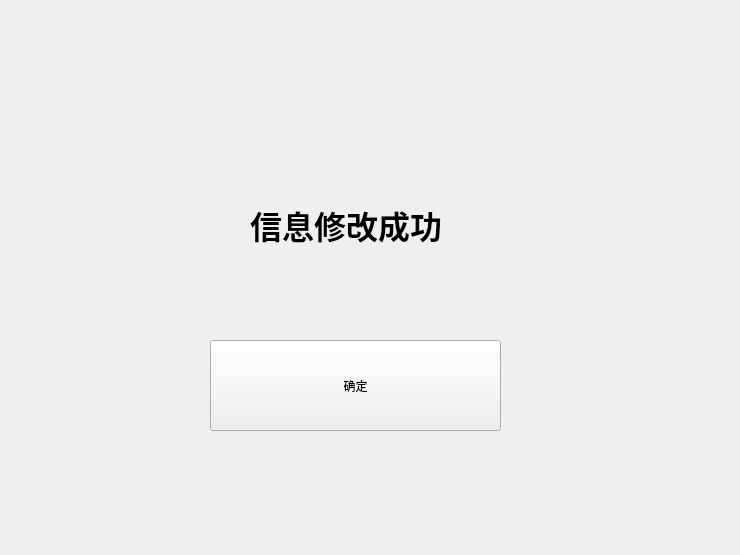
<?xml version="1.0" encoding="UTF-8"?>
<ui version="4.0">
 <class>information_success</class>
 <widget class="QWidget" name="information_success">
  <property name="geometry">
   <rect>
    <x>0</x>
    <y>0</y>
    <width>740</width>
    <height>555</height>
   </rect>
  </property>
  <property name="windowTitle">
   <string>Form</string>
  </property>
  <widget class="QLabel" name="label">
   <property name="geometry">
    <rect>
     <x>250</x>
     <y>130</y>
     <width>341</width>
     <height>191</height>
    </rect>
   </property>
   <property name="text">
    <string>&lt;html&gt;&lt;head/&gt;&lt;body&gt;&lt;p&gt;&lt;span style=&quot; font-size:24pt; font-weight:600;&quot;&gt;信息修改成功&lt;/span&gt;&lt;/p&gt;&lt;/body&gt;&lt;/html&gt;</string>
   </property>
  </widget>
  <widget class="QPushButton" name="pushButton">
   <property name="geometry">
    <rect>
     <x>210</x>
     <y>340</y>
     <width>291</width>
     <height>91</height>
    </rect>
   </property>
   <property name="text">
    <string>确定</string>
   </property>
  </widget>
 </widget>
 <resources/>
 <connections/>
</ui>
